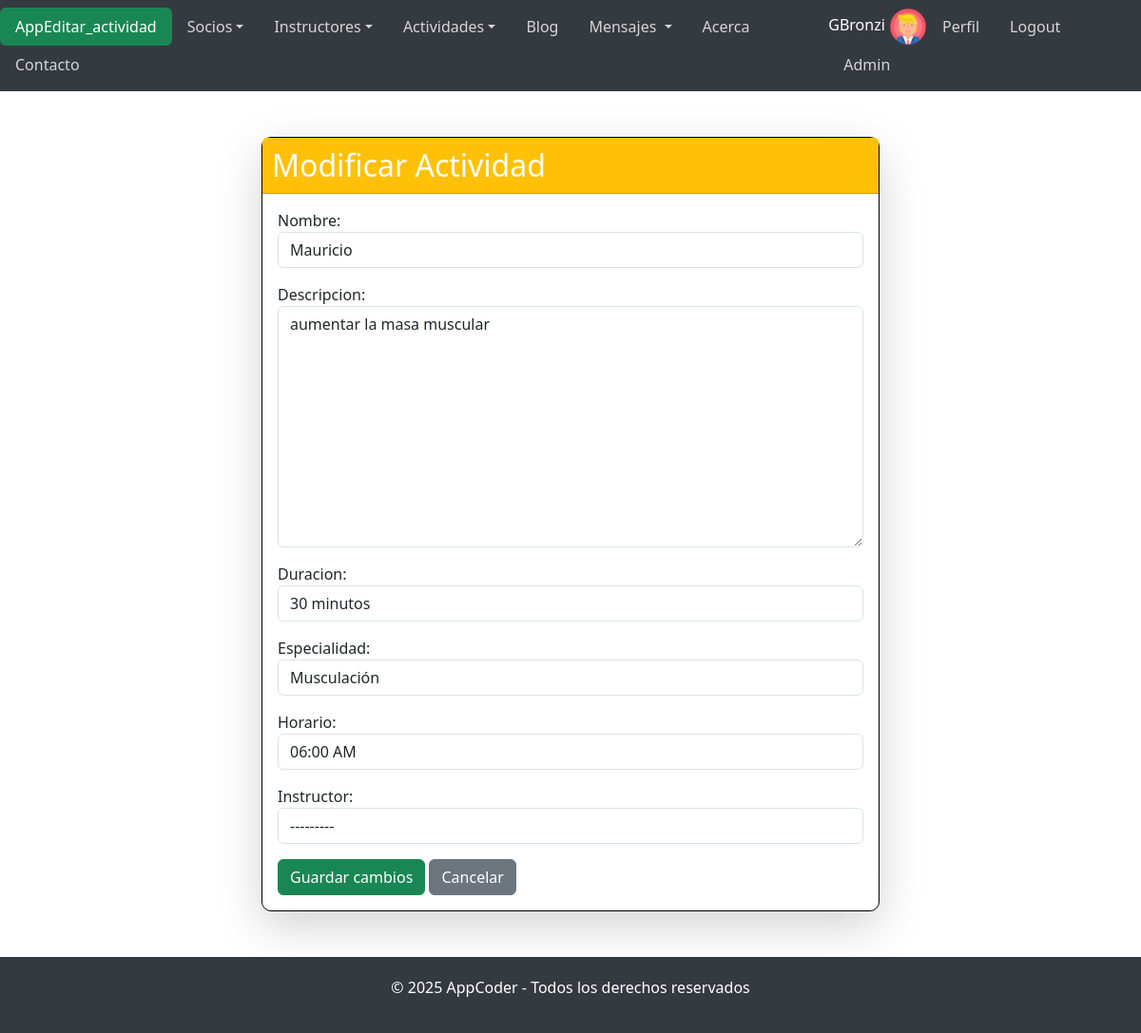
The app's page /editar_actividad/1/ (signed in), older data.
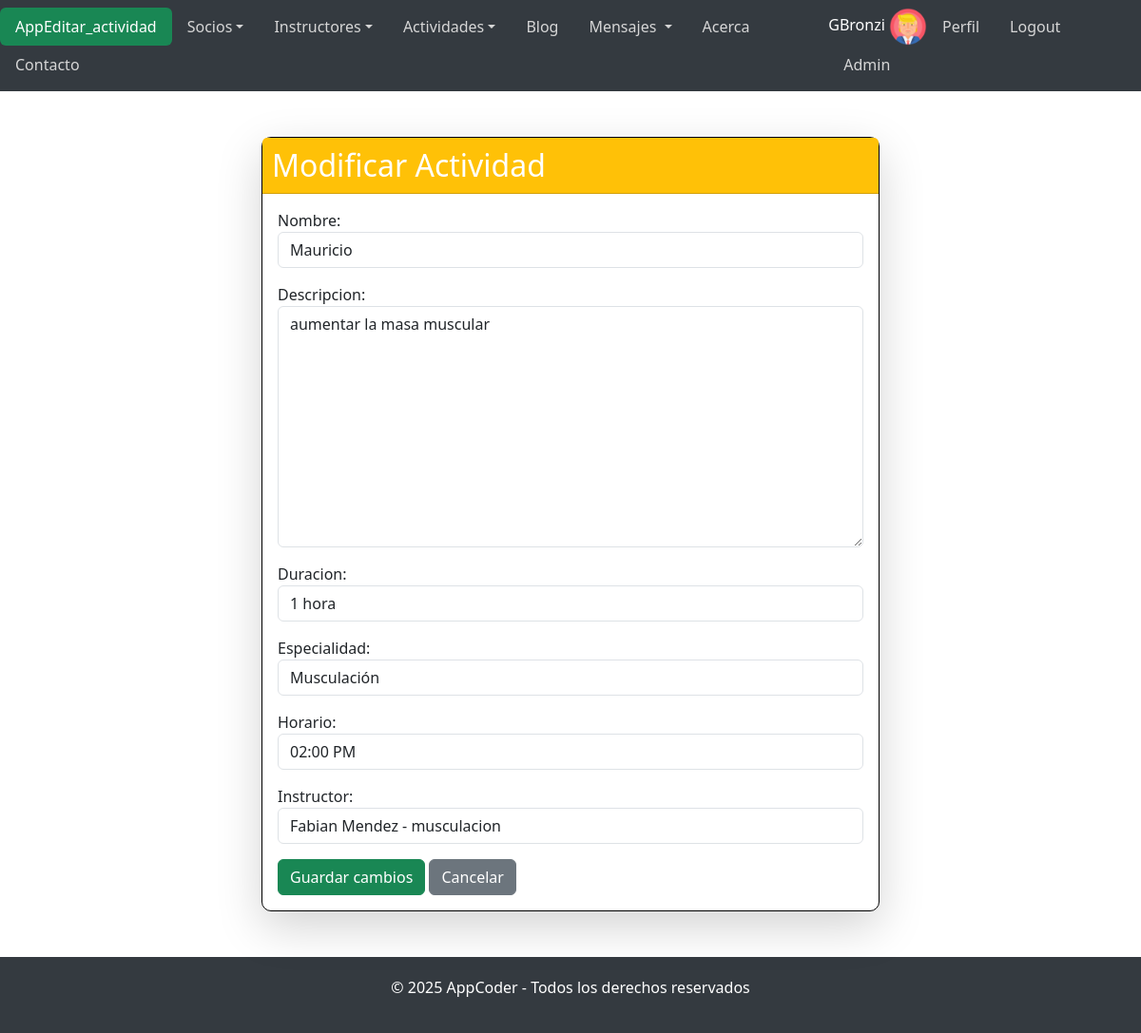
The same page, newer data.
### AppCoder/models.py (models this page shows, shortened)
class Actividad(models.Model):
    DURACIONES = [
        ('00:30:00', '30 minutos'),
        ('01:00:00', '1 hora'),
        ('01:30:00', '1 hora y 30 minutos'),
        ('02:00:00', '2 horas'),
    ]
    HORARIOS = [
        ('06:00:00', '06:00 AM'),
        ('07:00:00', '07:00 AM'),
        ('08:00:00', '08:00 AM'),
        ('09:00:00', '09:00 AM'),
        ('10:00:00', '10:00 AM'),
        ('11:00:00', '11:00 AM'),
        ('12:00:00', '12:00 PM'),
        ('13:00:00', '01:00 PM'),
        ('14:00:00', '02:00 PM'),
        ('15:00:00', '03:00 PM'),
        ('16:00:00', '04:00 PM'),
        ('17:00:00', '05:00 PM'),
        ('18:00:00', '06:00 PM'),
        ('19:00:00', '07:00 PM'),
        ('20:00:00', '08:00 PM'),
    ]
    nombre = models.CharField(max_length=50)
    descripcion = models.TextField(blank=True, null=True)  # Descripción opcional de la actividad
    duracion = models.CharField(max_length=8, choices=DURACIONES, default='01:00:00')  # Duración de la actividad
    especialidad = models.CharField(max_length=50, choices=Instructor.especialidades)  # Especialidad requerida para la actividad
    horario = models.CharField(max_length=8, choices=HORARIOS, default='06:00:00')  # Horario en el que se dicta la actividad
    instructor = models.ForeignKey(Instructor, on_delete=models.SET_NULL, null=True, related_name='actividades')  # Relación con el instructor encargado

class Instructor(models.Model):
    especialidades = [
        ('musculacion', 'Musculación'),
        ('spinning', 'Spinning'),
        ('yoga', 'Yoga'),
        ('bailoterapia', 'Bailoterapia'),
        ('natacion', 'Natación'),
        ('crossfit', 'Crossfit'),
        ('entrenamiento funcional', 'Entrenamiento funcional'),
    ]
    nombre = models.CharField(max_length=100)  # Nombre del instructor
    apellido = models.CharField(max_length=100)  # Apellido del instructor
    email = models.EmailField()  # Correo electrónico único del instructor
    especialidad = models.CharField(max_length=50, choices=especialidades)  # Especialidad del instructor
    def __str__(self):
        return f"{self.nombre} {self.apellido} - {self.especialidad}"

### AppCoder/views.py (the view)
# urls.py: path('editar_actividad/<int:pk>/', views.editar_actividad, name='editar_actividad'),
def editar_actividad(request, pk):
    actividad = Actividad.objects.get(pk=pk)
    if request.method == 'POST':
        form = ActividadForm(request.POST, instance=actividad)
        if form.is_valid():
            form.save()
            messages.success(request, '¡Actividad actualizada con éxito!')
            return redirect('lista_actividades')
    else:
        form = ActividadForm(instance=actividad)
    return render(request, 'AppCoder/editar_actividad.html', {'form': form})

### AppCoder/forms.py
class ActividadForm(forms.ModelForm):
    class Meta:
        model = Actividad  # Se define el modelo al que está vinculado el formulario
        fields = ['nombre', 'descripcion', 'duracion', 'especialidad', 'horario', 'instructor']  # Campos incluidos en el formulario
        widgets = {
            'nombre': forms.TextInput(attrs={'class': 'form-control'}),
            'descripcion': forms.Textarea(attrs={'class': 'form-control'}),
            'duracion': forms.Select(attrs={'class': 'form-control'}),
            'instructor': forms.Select(attrs={'class': 'form-control'}),
            'especialidad': forms.Select(attrs={'class': 'form-control'}),
            'horario': forms.Select(attrs={'class': 'form-control'}),
        }

### AppCoder/templates/AppCoder/editar_actividad.html (shortened to what this page needs)
{% extends "base.html" %}
{% load static %}
{% block cuerpo %}
<div class="container my-5">
    <div class="card shadow-lg">
        <div class="card-header bg-warning text-white">
            <h2 class="mb-0">Modificar Actividad</h2>
        </div>
        <div class="card-body">
            <form method="post">
                {{ form.as_p }}
                <button type="submit" class="btn btn-success">Guardar cambios</button>
                <a href="{% url 'lista_actividades' %}" class="btn btn-secondary">Cancelar</a>
            </form>
        </div>
    </div>
</div>
{% endblock %}

Row changes from the older to the newer data that the page shows:
changed Actividad "aumentar la masa muscular": duracion "30 minutos" → "1 hora"; horario "06:00 AM" → "02:00 PM"; instructor "---------" → "Fabian Mendez - musculacion"
